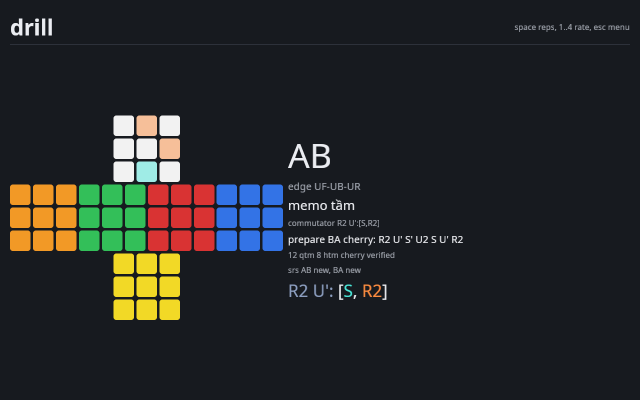
#> input picture docs/screenshots/drill-card.png, 1280 x 800 px, found by its file name (shown at 1/2 size)
$ python localize.py
#> lines starting #> are read from the running program, lines starting #| are printed output that depends on the picture
import sys
from pathlib import Path

from PIL import Image

REPO = Path(__file__).resolve().parents[2]
SHOTS = REPO / "playground" / "adv-fonts-b" / "shots"
DOCS = REPO / "docs" / "screenshots"


def diff_map(path_a, path_b):
    a = Image.open(path_a).convert("RGB")
    b = Image.open(path_b).convert("RGB")
    pa, pb = a.load(), b.load()
    w, h = a.size
    rows = []
    total = 0
    minx, maxx, miny, maxy = w, 0, h, 0
    for y in range(h):
        n = 0
        for x in range(w):
            if pa[x, y] != pb[x, y]:
                n += 1
                if x < minx:
                    minx = x
                if x > maxx:
                    maxx = x
                if y < miny:
                    miny = y
                if y > maxy:
                    maxy = y
        rows.append(n)
        total += n
    return total, (minx, miny, maxx, maxy), rows


def span(rows, min_n=1):
    spans = []
    at = 0
    while at < len(rows):
        if rows[at] >= min_n:
            start = at
            while at < len(rows) and rows[at] >= min_n:
                at += 1
            spans.append((start, at - 1, sum(rows[start:at])))
        else:
            at += 1
    return spans


def main():
    for name in ["drill-card.png", "drill-reps.png", "drill-rate-a.png", "drill-rate-b.png"]:
        total, bbox, rows = diff_map(SHOTS / name, DOCS / name)
#> in diff_map, a is the input picture: PIL image 1280x800 RGB; mean R, G, B 37.9, 39.5, 39.8
#> total = 0; bbox = (1280, 800, 0, 0); rows = 800 values from 0 to 0
        spans = span(rows, 5)
#> spans = []
        print(f"{name}: total={total} bbox={bbox}")
#| drill-card.png: total=0 bbox=(1280, 800, 0, 0)
        for s in spans:
            print(f"  diff rows y {s[0]}-{s[1]} px={s[2]}")
    a = Image.open(SHOTS / "algs.png").convert("RGB")
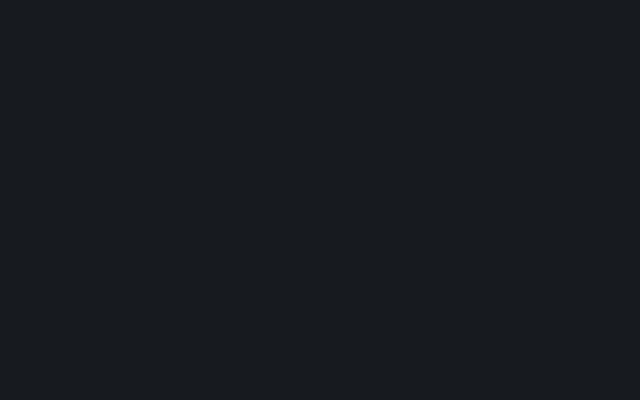
#> input picture playground/adv20b/smoke1/algs.png, 1280 x 800 px, found by its file name (shown at 1/2 size)
    b = Image.open(SHOTS / "algs-search.png").convert("RGB")
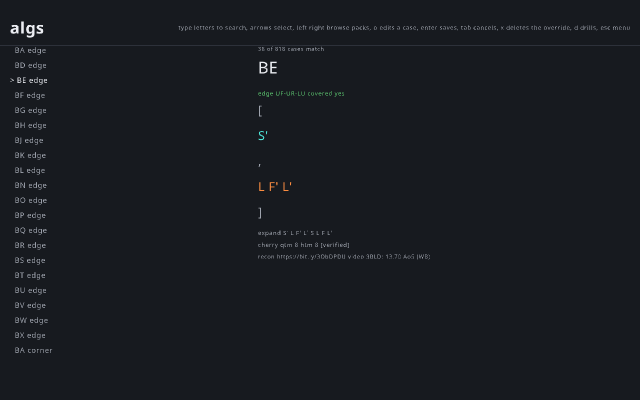
#> input picture docs/screenshots/algs-search.png, 1280 x 800 px, found by its file name (shown at 1/2 size)
    pa, pb = a.load(), b.load()
    print("algs rows region per-band diff detail:")
    for y in range(90, 780):
        n = 0
        for x in range(20, 510):
            if pa[x, y] != pb[x, y]:
                n += 1
        if n >= 20:
            print(f"  y={y} diff={n}")
    return 0


if __name__ == "__main__":
    sys.exit(main())
#> (the program exits here)
